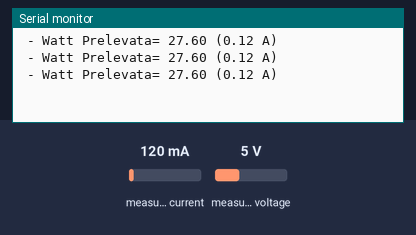
A sketch run on a simulated Arduino Uno, built with avr-gcc and run on an emulated ATmega328P. On the bench: the last lines printed to the serial monitor. Inputs (shaded band) come from the test bench; at power-on: measured current 120 mA, measured voltage 5 V.

Above: at 1.2 s.
1.3 s: measured current set to 40 mA
At 1.77 s:
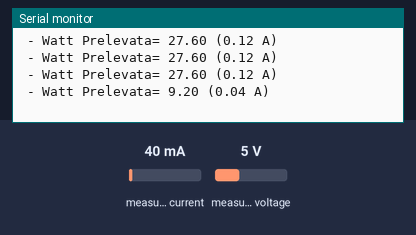
2.8 s: measured voltage set to 0.3 V
At 2.91 s:
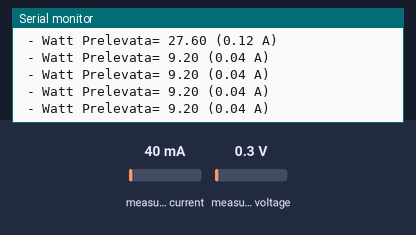
4.3 s: measured current set to 500 mA
At 4.43 s:
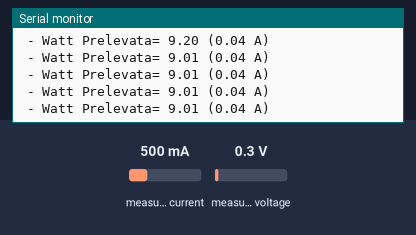
5.8 s: measured voltage set to 3.8 V
At 5.96 s:
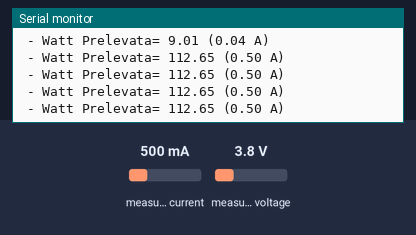
Timing chart, 0 to 8.8 s (numbered marks = the images above; inputs shaded):
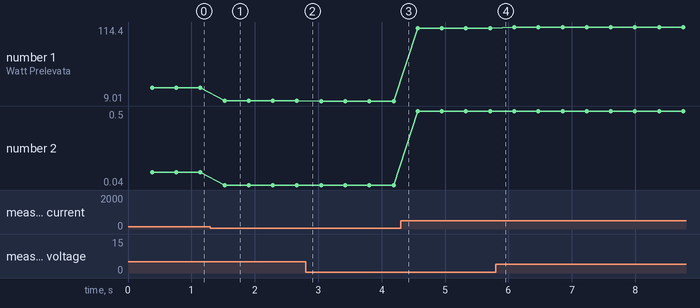

Measured:
- after the input at 1.3 s, the serial monitor: prints a new line after 0.22 s (image 1)
- plotted number 1: 27.6 → 9.2 after the input at 1.3 s, 9.2 → 9.01 after the input at 2.8 s, 9.01 → 112.65 after the input at 4.3 s, 112.65 → 114.4 after the input at 5.8 s
- plotted number 2: 0.12 → 0.04 after the input at 1.3 s, 0.04 → 0.5 after the input at 4.3 s

The sketch:

pinza.ino
```cpp
#define DEBUGIRMS true

#include <SPI.h>
#include <EmonLib.h>

/* DEFINITIONS */
#define BUFSIZE 255

int digitalPinRed = 9;

EnergyMonitor emon1;          // Create an instance

float IConsumata = 0;
//float IProdotta = 0;
float WConsumata = 0;
//float WProdotta = 0;

/* PROGRAMM */
void setup() {
  //  turn on serial (for debugging)
  Serial.begin(9600);
  //emon1.current(1, 66);             // Current: input pin, calibration.
  //emon2.current(2, 60);             // Current: input pin, calibration.
  emon1.voltage(0, 217, 1.7);  // Voltage: input pin,                                 // calibration, phase_shift
  //emon2.voltage(0, 234.26, 1.7);  // Voltage: input pin,
  // calibration, phase_shift
  emon1.current(1, 66);       // Current: input pin, calibration.
  //emon2.current(2, 60);       // Current: input pin, calibration.

}

void loop() {
  emon1.calcVI(20, 2000);   // Calculate all. No.of wavelengths, time-out
  //emon2.calcVI(20, 2000);   // Calculate all. No.of wavelengths, time-out


  double Irms = emon1.calcIrms(1480); // Calculate Irms only
  //double Vrms = emon1.calcVrms(1480); // Calculate Vrms only
  //Serial.print(Irms); // Irms
  //Serial.print(","); //
  //Serial.println(Vrms); // Vrms


  IConsumata = emon1.Irms;
  //IProdotta = emon2.Irms;
  WConsumata = emon1.apparentPower;
  //WProdotta = emon2.apparentPower;


  //IProdotta = emon2.calcIrms(1480);  // Calculate Irms only
  // Se corrente Prelevata superiore quella prodotta accendo il led
  /*
  pinMode(digitalPinRed, OUTPUT);
  if  (IConsumata > IProdotta) {
    digitalWrite(digitalPinRed, HIGH);
  }
  else {
    digitalWrite(digitalPinRed, LOW);
  }
  delay(10);
*/
#if DEBUGIRMS
  //Serial.print(getTimeDisplay());
  Serial.print(" - Watt Prelevata= ");
  Serial.print(WConsumata);
  Serial.print(" (");
  Serial.print(IConsumata);
  /*
  Serial.print("  A) - Watt Prodotta= ");
  Serial.print(WProdotta);
  Serial.print(" (");
  Serial.print(IProdotta);
  */
  Serial.println(" A)");

#endif
}
```
